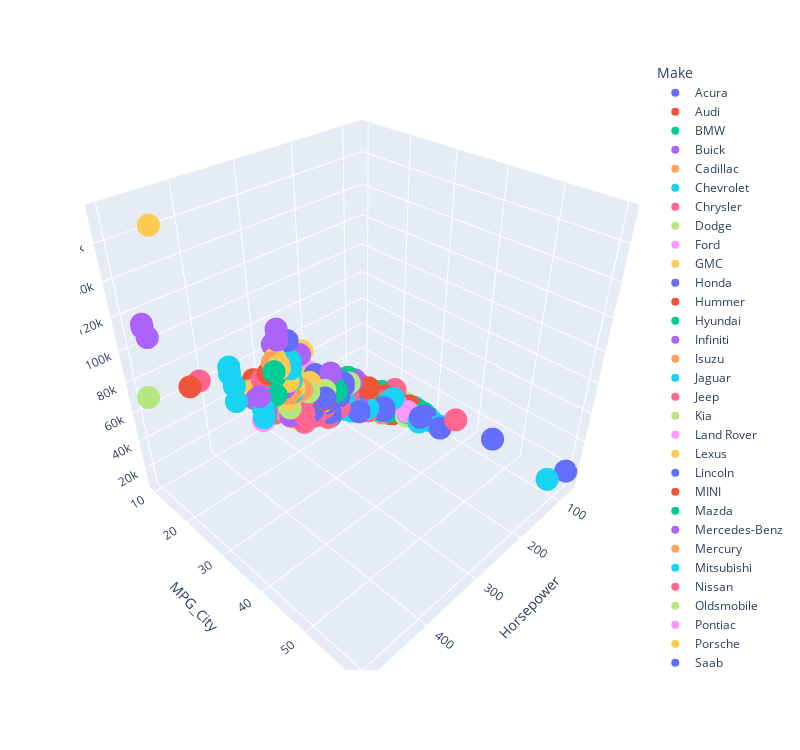

Notebook code cell kept with this figure:
### Code cell
fig = px.scatter_3d(auto, x='Horsepower', z='Invoice', y='MPG_City',color='Make',width=800,height=750)
fig.update_layout(showlegend=True)
fig.show();

### Figure 1 — Plotly figure (JSON) as saved in the notebook; plotly's stock layout.template omitted (floating-point values rounded to 4 significant figures)
{"data": [{"hovertemplate": "Make=Acura<br>Horsepower=%{x}<br>MPG_City=%{y}<br>Invoice=%{z}<extra></extra>", "legendgroup": "Acura", "marker": {"color": "#636efa", "symbol": "circle"}, "mode": "markers", "name": "Acura", "scene": "scene", "showlegend": true, "type": "scatter3d", "x": [265, 200, 200, 270, 225, 225, 290], "y": [17, 24, 22, 20, 18, 18, 17], "z": [33337, 21761, 24647, 30299, 39014, 41100, 79978]}, {"hovertemplate": "Make=Audi<br>Horsepower=%{x}<br>MPG_City=%{y}<br>Invoice=%{z}<extra></extra>", "legendgroup": "Audi", "marker": {"color": "#EF553B", "symbol": "circle"}, "mode": "markers", "name": "Audi", "scene": "scene", "showlegend": true, "type": "scatter3d", "x": [170, 170, 220, 220, 220, 220, 220, 220, 220, 250, 300, 330, 340, 450, 180, 225, 250, 220, 340], "y": [22, 23, 20, 17, 18, 20, 18, 20, 18, 18, 17, 17, 14, 15, 20, 20, 21, 18, 15], "z": [23508, 32506, 28846, 30366, 31388, 33129, 35992, 38325, 40075, 38840, 44936, 64740, 43556, 76417, 32512, 33891, 36739, 37060, 44446]}, {"hovertemplate": "Make=BMW<br>Horsepower=%{x}<br>MPG_City=%{y}<br>Invoice=%{z}<extra></extra>", "legendgroup": "BMW", "marker": {"color": "#00cc96", "symbol": "circle"}, "mode": "markers", "name": "BMW", "scene": "scene", "showlegend": true, "type": "scatter3d", "x": [225, 325, 184, 184, 184, 184, 225, 225, 225, 184, 225, 225, 325, 325, 325, 333, 333, 184, 225, 184], "y": [16, 16, 20, 20, 19, 19, 20, 20, 20, 19, 19, 20, 18, 18, 18, 16, 16, 20, 21, 19], "z": [33873, 47720, 26155, 28245, 34800, 27745, 32525, 33890, 34115, 36620, 40530, 41170, 50270, 63190, 66830, 44170, 51815, 31065, 37575, 30110]}, {"hovertemplate": "Make=Buick<br>Horsepower=%{x}<br>MPG_City=%{y}<br>Invoice=%{z}<extra></extra>", "legendgroup": "Buick", "marker": {"color": "#ab63fa", "symbol": "circle"}, "mode": "markers", "name": "Buick", "scene": "scene", "showlegend": true, "type": "scatter3d", "x": [275, 185, 175, 205, 200, 240, 205, 205, 240], "y": [15, 19, 20, 20, 20, 18, 20, 20, 18], "z": [34357, 24085, 20351, 24282, 22835, 26047, 29566, 32244, 36927]}, {"hovertemplate": "Make=Cadillac<br>Horsepower=%{x}<br>MPG_City=%{y}<br>Invoice=%{z}<extra></extra>", "legendgroup": "Cadillac", "marker": {"color": "#FFA15A", "symbol": "circle"}, "mode": "markers", "name": "Cadillac", "scene": "scene", "showlegend": true, "type": "scatter3d", "x": [295, 320, 255, 275, 300, 275, 320, 345], "y": [14, 16, 18, 18, 18, 18, 17, 13], "z": [48377, 43523, 28575, 41650, 46362, 43841, 70546, 48541]}, {"hovertemplate": "Make=Chevrolet<br>Horsepower=%{x}<br>MPG_City=%{y}<br>Invoice=%{z}<extra></extra>", "legendgroup": "Chevrolet", "marker": {"color": "#19d3f3", "symbol": "circle"}, "mode": "markers", "name": "Chevrolet", "scene": "scene", "showlegend": true, "type": "scatter3d", "x": [295, 295, 275, 165, 103, 103, 140, 140, 140, 180, 145, 200, 180, 200, 240, 200, 200, 190, 185, 350, 350, 295, 175, 200, 300, 300, 200], "y": [14, 14, 16, 19, 28, 28, 26, 26, 26, 21, 24, 22, 21, 20, 18, 23, 18, 14, 19, 18, 18, 14, 18, 15, 13, 16, 22], "z": [37422, 36287, 27479, 19108, 10965, 11802, 13697, 13884, 15357, 20095, 17434, 18639, 20026, 22931, 25672, 21551, 22222, 23954, 24518, 39068, 45193, 31689, 17070, 18480, 35399, 39306, 20394]}, {"hovertemplate": "Make=Chrysler<br>Horsepower=%{x}<br>MPG_City=%{y}<br>Invoice=%{z}<extra></extra>", "legendgroup": "Chrysler", "marker": {"color": "#FF6692", "symbol": "circle"}, "mode": "markers", "name": "Chrysler", "scene": "scene", "showlegend": true, "type": "scatter3d", "x": [150, 150, 150, 200, 250, 200, 232, 220, 150, 255, 200, 180, 215, 215, 250], "y": [22, 22, 22, 21, 18, 21, 19, 21, 22, 18, 21, 19, 18, 17, 17], "z": [16919, 20573, 17805, 20284, 27797, 22452, 24909, 24172, 23451, 30884, 28613, 25371, 35063, 32033, 28725]}, {"hovertemplate": "Make=Dodge<br>Horsepower=%{x}<br>MPG_City=%{y}<br>Invoice=%{z}<extra></extra>", "legendgroup": "Dodge", "marker": {"color": "#B6E880", "symbol": "circle"}, "mode": "markers", "name": "Dodge", "scene": "scene", "showlegend": true, "type": "scatter3d", "x": [230, 132, 132, 200, 150, 150, 232, 150, 215, 500, 210, 210, 215], "y": [15, 29, 29, 21, 21, 21, 18, 20, 18, 12, 16, 16, 16], "z": [29472, 12849, 14086, 20502, 17512, 18821, 23058, 20508, 29812, 74451, 16264, 18670, 18076]}, {"hovertemplate": "Make=Ford<br>Horsepower=%{x}<br>MPG_City=%{y}<br>Invoice=%{z}<extra></extra>", "legendgroup": "Ford", "marker": {"color": "#FF97FF", "symbol": "circle"}, "mode": "markers", "name": "Ford", "scene": "scene", "showlegend": true, "type": "scatter3d", "x": [310, 232, 210, 201, 130, 110, 130, 130, 170, 155, 201, 224, 224, 239, 193, 193, 260, 280, 231, 300, 143, 130, 155], "y": [10, 15, 15, 18, 26, 27, 26, 26, 21, 20, 19, 17, 17, 17, 17, 20, 17, 17, 15, 14, 24, 26, 19], "z": [36494, 30468, 26983, 20907, 12482, 12906, 14496, 14607, 17878, 18881, 20857, 22856, 25105, 27756, 24498, 16943, 26875, 34483, 19490, 29405, 13717, 16375, 20457]}, {"hovertemplate": "Make=GMC<br>Horsepower=%{x}<br>MPG_City=%{y}<br>Invoice=%{z}<extra></extra>", "legendgroup": "GMC", "marker": {"color": "#FECB52", "symbol": "circle"}, "mode": "markers", "name": "GMC", "scene": "scene", "showlegend": true, "type": "scatter3d", "x": [275, 285, 325, 190, 175, 285, 300, 190], "y": [15, 16, 13, 16, 18, 17, 13, 15], "z": [28922, 31361, 40534, 23215, 14877, 22604, 25759, 23043]}, {"hovertemplate": "Make=Honda<br>Horsepower=%{x}<br>MPG_City=%{y}<br>Invoice=%{z}<extra></extra>", "legendgroup": "Honda", "marker": {"color": "#636efa", "symbol": "circle"}, "mode": "markers", "name": "Honda", "scene": "scene", "showlegend": true, "type": "scatter3d", "x": [93, 73, 240, 160, 160, 115, 117, 115, 160, 160, 127, 160, 240, 240, 240, 240, 240], "y": [46, 60, 17, 21, 21, 32, 36, 32, 26, 26, 32, 26, 21, 21, 18, 18, 20], "z": [18451, 17911, 24843, 18419, 17334, 12175, 12996, 14531, 17924, 20080, 16265, 17849, 21428, 24304, 22498, 24744, 29965]}, {"hovertemplate": "Make=Hummer<br>Horsepower=%{x}<br>MPG_City=%{y}<br>Invoice=%{z}<extra></extra>", "legendgroup": "Hummer", "marker": {"color": "#EF553B", "symbol": "circle"}, "mode": "markers", "name": "Hummer", "scene": "scene", "showlegend": true, "type": "scatter3d", "x": [316], "y": [10], "z": [45815]}, {"hovertemplate": "Make=Hyundai<br>Horsepower=%{x}<br>MPG_City=%{y}<br>Invoice=%{z}<extra></extra>", "legendgroup": "Hyundai", "marker": {"color": "#00cc96", "symbol": "circle"}, "mode": "markers", "name": "Hyundai", "scene": "scene", "showlegend": true, "type": "scatter3d", "x": [173, 103, 103, 103, 138, 138, 138, 170, 170, 194, 194, 172], "y": [20, 29, 29, 29, 26, 26, 26, 19, 19, 17, 17, 19], "z": [20201, 10107, 11116, 11209, 12781, 14207, 14207, 17574, 18380, 22055, 23486, 17101]}, {"hovertemplate": "Make=Infiniti<br>Horsepower=%{x}<br>MPG_City=%{y}<br>Invoice=%{z}<extra></extra>", "legendgroup": "Infiniti", "marker": {"color": "#ab63fa", "symbol": "circle"}, "mode": "markers", "name": "Infiniti", "scene": "scene", "showlegend": true, "type": "scatter3d", "x": [260, 280, 260, 255, 340, 340, 280, 315], "y": [18, 18, 18, 19, 17, 17, 16, 15], "z": [26157, 27536, 29783, 28320, 38792, 47575, 31756, 33121]}, {"hovertemplate": "Make=Isuzu<br>Horsepower=%{x}<br>MPG_City=%{y}<br>Invoice=%{z}<extra></extra>", "legendgroup": "Isuzu", "marker": {"color": "#FFA15A", "symbol": "circle"}, "mode": "markers", "name": "Isuzu", "scene": "scene", "showlegend": true, "type": "scatter3d", "x": [275, 193], "y": [15, 17], "z": [29977, 19261]}, {"hovertemplate": "Make=Jaguar<br>Horsepower=%{x}<br>MPG_City=%{y}<br>Invoice=%{z}<extra></extra>", "legendgroup": "Jaguar", "marker": {"color": "#19d3f3", "symbol": "circle"}, "mode": "markers", "name": "Jaguar", "scene": "scene", "showlegend": true, "type": "scatter3d", "x": [192, 227, 235, 294, 390, 294, 294, 390, 294, 294, 390, 390], "y": [18, 18, 18, 18, 17, 18, 18, 17, 18, 18, 16, 16], "z": [27355, 30995, 40004, 45556, 57499, 62846, 54656, 68306, 63756, 68306, 74676, 79226]}, {"hovertemplate": "Make=Jeep<br>Horsepower=%{x}<br>MPG_City=%{y}<br>Invoice=%{z}<extra></extra>", "legendgroup": "Jeep", "marker": {"color": "#FF6692", "symbol": "circle"}, "mode": "markers", "name": "Jeep", "scene": "scene", "showlegend": true, "type": "scatter3d", "x": [195, 150, 190], "y": [16, 20, 16], "z": [25686, 18973, 23275]}, {"hovertemplate": "Make=Kia<br>Horsepower=%{x}<br>MPG_City=%{y}<br>Invoice=%{z}<extra></extra>", "legendgroup": "Kia", "marker": {"color": "#B6E880", "symbol": "circle"}, "mode": "markers", "name": "Kia", "scene": "scene", "showlegend": true, "type": "scatter3d", "x": [192, 138, 104, 104, 124, 124, 124, 170, 195, 195, 104], "y": [16, 23, 26, 25, 24, 24, 24, 20, 17, 16, 26], "z": [18630, 14910, 9875, 10705, 11630, 12830, 13790, 16850, 23764, 19400, 11410]}, {"hovertemplate": "Make=Land Rover<br>Horsepower=%{x}<br>MPG_City=%{y}<br>Invoice=%{z}<extra></extra>", "legendgroup": "Land Rover", "marker": {"color": "#FF97FF", "symbol": "circle"}, "mode": "markers", "name": "Land Rover", "scene": "scene", "showlegend": true, "type": "scatter3d", "x": [282, 217, 174], "y": [12, 12, 18], "z": [65807, 35777, 23969]}, {"hovertemplate": "Make=Lexus<br>Horsepower=%{x}<br>MPG_City=%{y}<br>Invoice=%{z}<extra></extra>", "legendgroup": "Lexus", "marker": {"color": "#FECB52", "symbol": "circle"}, "mode": "markers", "name": "Lexus", "scene": "scene", "showlegend": true, "type": "scatter3d", "x": [235, 235, 230, 225, 215, 215, 220, 300, 290, 300, 215], "y": [15, 13, 18, 20, 18, 18, 18, 18, 18, 18, 18], "z": [39838, 56455, 34576, 28755, 27404, 28611, 36196, 42232, 48583, 55063, 28647]}, {"hovertemplate": "Make=Lincoln<br>Horsepower=%{x}<br>MPG_City=%{y}<br>Invoice=%{z}<extra></extra>", "legendgroup": "Lincoln", "marker": {"color": "#636efa", "symbol": "circle"}, "mode": "markers", "name": "Lincoln", "scene": "scene", "showlegend": true, "type": "scatter3d", "x": [300, 302, 232, 232, 280, 280, 239, 239, 239], "y": [13, 13, 20, 20, 17, 17, 17, 17, 17], "z": [46360, 39443, 29969, 33929, 36809, 39869, 38418, 41217, 46208]}, {"hovertemplate": "Make=MINI<br>Horsepower=%{x}<br>MPG_City=%{y}<br>Invoice=%{z}<extra></extra>", "legendgroup": "MINI", "marker": {"color": "#EF553B", "symbol": "circle"}, "mode": "markers", "name": "MINI", "scene": "scene", "showlegend": true, "type": "scatter3d", "x": [115, 163], "y": [28, 25], "z": [15437, 18137]}, {"hovertemplate": "Make=Mazda<br>Horsepower=%{x}<br>MPG_City=%{y}<br>Invoice=%{z}<extra></extra>", "legendgroup": "Mazda", "marker": {"color": "#00cc96", "symbol": "circle"}, "mode": "markers", "name": "Mazda", "scene": "scene", "showlegend": true, "type": "scatter3d", "x": [130, 148, 160, 160, 200, 142, 142, 197, 238, 143, 207], "y": [22, 26, 25, 24, 18, 23, 23, 18, 18, 24, 15], "z": [19742, 14525, 15922, 17817, 26600, 20701, 23285, 23794, 25179, 14070, 20482]}, {"hovertemplate": "Make=Mercedes-Benz<br>Horsepower=%{x}<br>MPG_City=%{y}<br>Invoice=%{z}<extra></extra>", "legendgroup": "Mercedes-Benz", "marker": {"color": "#ab63fa", "symbol": "circle"}, "mode": "markers", "name": "Mercedes-Benz", "scene": "scene", "showlegend": true, "type": "scatter3d", "x": [292, 288, 189, 215, 168, 168, 215, 215, 215, 349, 302, 493, 215, 302, 221, 302, 275, 302, 302, 493, 493, 192, 349, 168, 221, 302], "y": [13, 14, 22, 19, 20, 19, 19, 20, 19, 16, 16, 13, 20, 17, 19, 16, 18, 16, 16, 14, 13, 21, 17, 19, 19, 16], "z": [71540, 43268, 24249, 26435, 30071, 31187, 33456, 35046, 36162, 48522, 88324, 119600, 41966, 49104, 44849, 53382, 69168, 80939, 84325, 113388, 117854, 37548, 52289, 31466, 47174, 56474]}, {"hovertemplate": "Make=Mercury<br>Horsepower=%{x}<br>MPG_City=%{y}<br>Invoice=%{z}<extra></extra>", "legendgroup": "Mercury", "marker": {"color": "#FFA15A", "symbol": "circle"}, "mode": "markers", "name": "Mercury", "scene": "scene", "showlegend": true, "type": "scatter3d", "x": [210, 155, 224, 224, 201, 224, 302, 201, 155], "y": [16, 20, 17, 17, 19, 17, 17, 16, 19], "z": [27317, 19848, 23217, 27148, 21918, 28318, 31558, 30846, 20748]}, {"hovertemplate": "Make=Mitsubishi<br>Horsepower=%{x}<br>MPG_City=%{y}<br>Invoice=%{z}<extra></extra>", "legendgroup": "Mitsubishi", "marker": {"color": "#19d3f3", "symbol": "circle"}, "mode": "markers", "name": "Mitsubishi", "scene": "scene", "showlegend": true, "type": "scatter3d", "x": [215, 215, 160, 120, 120, 160, 120, 205, 230, 210, 210, 271, 160], "y": [17, 15, 21, 25, 25, 23, 25, 18, 18, 21, 21, 18, 25], "z": [28330, 30763, 17569, 13751, 15718, 17957, 16196, 27250, 23883, 23456, 25218, 27466, 16295]}, {"hovertemplate": "Make=Nissan<br>Horsepower=%{x}<br>MPG_City=%{y}<br>Invoice=%{z}<extra></extra>", "legendgroup": "Nissan", "marker": {"color": "#FF6692", "symbol": "circle"}, "mode": "markers", "name": "Nissan", "scene": "scene", "showlegend": true, "type": "scatter3d", "x": [305, 240, 180, 126, 126, 175, 165, 245, 265, 265, 240, 240, 287, 287, 180, 305, 245], "y": [13, 16, 17, 28, 28, 21, 23, 21, 20, 20, 19, 18, 20, 20, 17, 14, 20], "z": [30815, 25972, 19512, 12205, 13747, 18030, 16444, 21580, 25182, 26966, 22958, 30019, 25203, 31845, 18253, 24926, 27300]}, {"hovertemplate": "Make=Oldsmobile<br>Horsepower=%{x}<br>MPG_City=%{y}<br>Invoice=%{z}<extra></extra>", "legendgroup": "Oldsmobile", "marker": {"color": "#B6E880", "symbol": "circle"}, "mode": "markers", "name": "Oldsmobile", "scene": "scene", "showlegend": true, "type": "scatter3d", "x": [140, 170, 185], "y": [24, 20, 19], "z": [17642, 21485, 26120]}, {"hovertemplate": "Make=Pontiac<br>Horsepower=%{x}<br>MPG_City=%{y}<br>Invoice=%{z}<extra></extra>", "legendgroup": "Pontiac", "marker": {"color": "#FF97FF", "symbol": "circle"}, "mode": "markers", "name": "Pontiac", "scene": "scene", "showlegend": true, "type": "scatter3d", "x": [185, 140, 175, 200, 140, 200, 275, 185, 185, 340, 130], "y": [19, 24, 20, 20, 24, 20, 17, 19, 18, 16, 29], "z": [19810, 14375, 20595, 20545, 16369, 22284, 32997, 21644, 28454, 30710, 15973]}, {"hovertemplate": "Make=Porsche<br>Horsepower=%{x}<br>MPG_City=%{y}<br>Invoice=%{z}<extra></extra>", "legendgroup": "Porsche", "marker": {"color": "#FECB52", "symbol": "circle"}, "mode": "markers", "name": "Porsche", "scene": "scene", "showlegend": true, "type": "scatter3d", "x": [340, 315, 315, 315, 477, 228, 258], "y": [14, 18, 17, 18, 17, 20, 18], "z": [49865, 69229, 72206, 67128, 173560, 37886, 45766]}, {"hovertemplate": "Make=Saab<br>Horsepower=%{x}<br>MPG_City=%{y}<br>Invoice=%{z}<extra></extra>", "legendgroup": "Saab", "marker": {"color": "#636efa", "symbol": "circle"}, "mode": "markers", "name": "Saab", "scene": "scene", "showlegend": true, "type": "scatter3d", "x": [210, 210, 220, 250, 210, 210, 250], "y": [20, 20, 21, 21, 21, 21, 19], "z": [29269, 31562, 33011, 37721, 38520, 40883, 38376]}, {"hovertemplate": "Make=Saturn<br>Horsepower=%{x}<br>MPG_City=%{y}<br>Invoice=%{z}<extra></extra>", "legendgroup": "Saturn", "marker": {"color": "#EF553B", "symbol": "circle"}, "mode": "markers", "name": "Saturn", "scene": "scene", "showlegend": true, "type": "scatter3d", "x": [143, 140, 140, 140, 140, 140, 182, 140], "y": [21, 26, 26, 26, 26, 26, 20, 24], "z": [19238, 10319, 13393, 14811, 13904, 15299, 19801, 21779]}, {"hovertemplate": "Make=Scion<br>Horsepower=%{x}<br>MPG_City=%{y}<br>Invoice=%{z}<extra></extra>", "legendgroup": "Scion", "marker": {"color": "#00cc96", "symbol": "circle"}, "mode": "markers", "name": "Scion", "scene": "scene", "showlegend": true, "type": "scatter3d", "x": [108, 108], "y": [32, 31], "z": [12340, 13480]}, {"hovertemplate": "Make=Subaru<br>Horsepower=%{x}<br>MPG_City=%{y}<br>Invoice=%{z}<extra></extra>", "legendgroup": "Subaru", "marker": {"color": "#ab63fa", "symbol": "circle"}, "mode": "markers", "name": "Subaru", "scene": "scene", "showlegend": true, "type": "scatter3d", "x": [165, 165, 165, 165, 212, 212, 227, 300, 165, 165, 165], "y": [22, 21, 21, 20, 19, 19, 20, 18, 21, 21, 21], "z": [18399, 18713, 23336, 24687, 26660, 28603, 23022, 29130, 22304, 19646, 21773]}, {"hovertemplate": "Make=Suzuki<br>Horsepower=%{x}<br>MPG_City=%{y}<br>Invoice=%{z}<extra></extra>", "legendgroup": "Suzuki", "marker": {"color": "#FFA15A", "symbol": "circle"}, "mode": "markers", "name": "Suzuki", "scene": "scene", "showlegend": true, "type": "scatter3d", "x": [185, 165, 155, 155, 119, 119, 155, 155], "y": [18, 19, 25, 25, 24, 22, 20, 24], "z": [22307, 16949, 12719, 14317, 12116, 15378, 17053, 16291]}, {"hovertemplate": "Make=Toyota<br>Horsepower=%{x}<br>MPG_City=%{y}<br>Invoice=%{z}<extra></extra>", "legendgroup": "Toyota", "marker": {"color": "#19d3f3", "symbol": "circle"}, "mode": "markers", "name": "Toyota", "scene": "scene", "showlegend": true, "type": "scatter3d", "x": [110, 240, 245, 230, 325, 161, 130, 130, 130, 108, 108, 108, 157, 210, 157, 225, 210, 210, 225, 210, 230, 230, 180, 138, 142, 190, 190, 130], "y": [59, 14, 18, 18, 13, 22, 32, 32, 32, 35, 33, 35, 24, 21, 24, 20, 21, 21, 20, 21, 19, 19, 24, 26, 22, 16, 14, 29], "z": [18926, 31827, 24801, 24915, 47986, 18553, 13065, 13650, 13889, 10144, 10896, 10642, 17558, 20325, 17722, 19819, 23693, 23125, 23908, 27271, 21198, 25690, 20363, 22787, 11879, 14978, 23520, 15156]}, {"hovertemplate": "Make=Volkswagen<br>Horsepower=%{x}<br>MPG_City=%{y}<br>Invoice=%{z}<extra></extra>", "legendgroup": "Volkswagen", "marker": {"color": "#FF6692", "symbol": "circle"}, "mode": "markers", "name": "Volkswagen", "scene": "scene", "showlegend": true, "type": "scatter3d", "x": [220, 115, 180, 100, 150, 200, 115, 170, 190, 270, 335, 420, 115, 170, 270], "y": [15, 24, 24, 38, 24, 21, 24, 22, 19, 18, 16, 12, 24, 22, 18], "z": [32243, 17478, 18109, 19638, 19638, 21686, 21689, 21898, 30583, 36052, 59912, 69130, 17427, 22801, 36956]}, {"hovertemplate": "Make=Volvo<br>Horsepower=%{x}<br>MPG_City=%{y}<br>Invoice=%{z}<extra></extra>", "legendgroup": "Volvo", "marker": {"color": "#B6E880", "symbol": "circle"}, "mode": "markers", "name": "Volvo", "scene": "scene", "showlegend": true, "type": "scatter3d", "x": [268, 170, 208, 247, 300, 208, 194, 197, 242, 268, 170, 208], "y": [15, 22, 20, 20, 18, 20, 20, 21, 20, 19, 22, 20], "z": [38851, 23701, 29916, 32902, 35382, 35542, 35688, 38203, 40083, 42573, 24641, 33112]}], "layout": {"height": 750, "legend": {"title": {"text": "Make"}, "tracegroupgap": 0}, "margin": {"t": 60}, "scene": {"domain": {"x": [0, 1], "y": [0, 1]}, "xaxis": {"title": {"text": "Horsepower"}}, "yaxis": {"title": {"text": "MPG_City"}}, "zaxis": {"title": {"text": "Invoice"}}}, "showlegend": true, "width": 800}}
